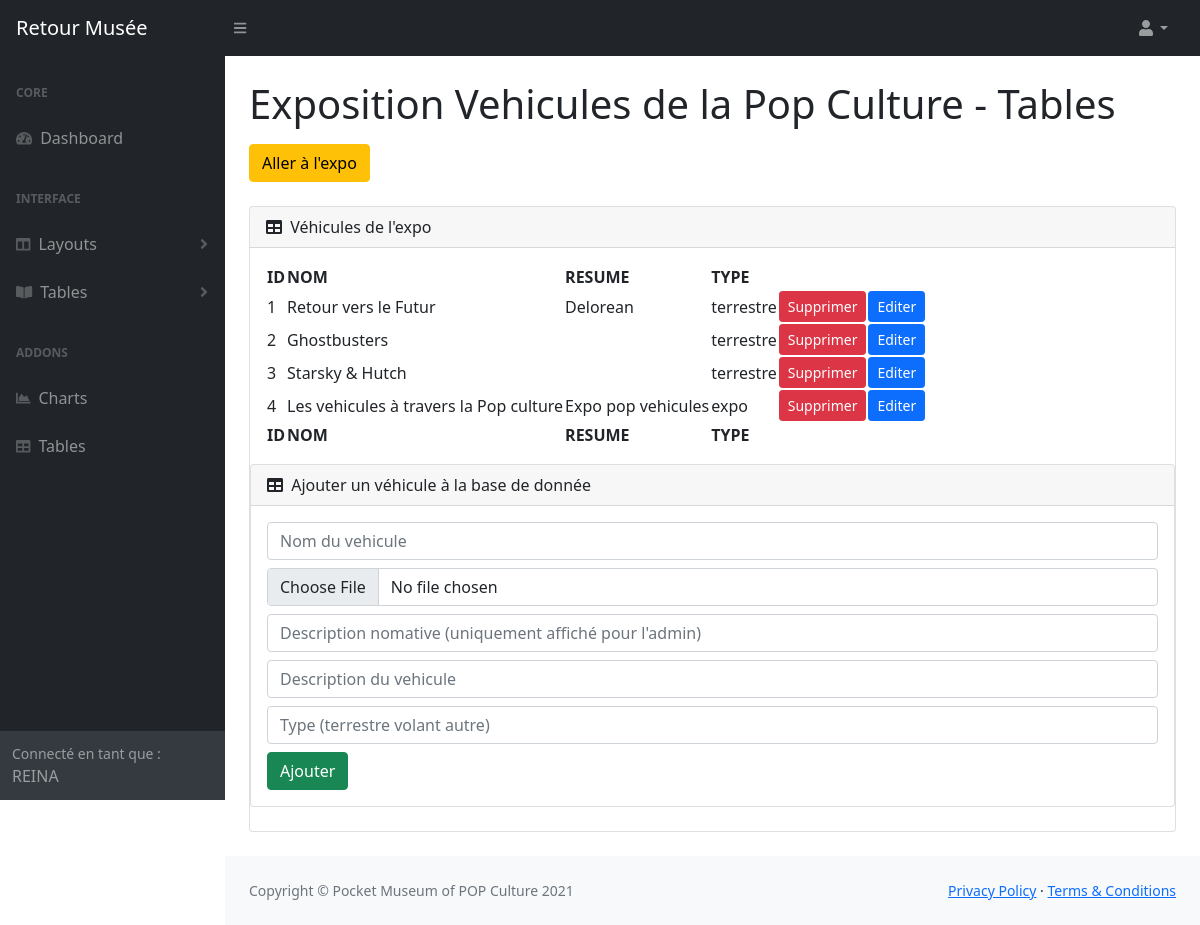
The app's page /admin/Expo_vehicules.php (signed in) with its own data.
### tables this page shows
CREATE TABLE `popvehicules` (
  `ID` int(11) NOT NULL,
  `NAME` varchar(100) NOT NULL,
  `DESCRIPTION` varchar(100) NOT NULL,
  `IMAGE` longblob NOT NULL,
  `CONTENT` longtext NOT NULL,
  `TYPE` varchar(255) NOT NULL,
  `EVALUATION` int(1) DEFAULT NULL
);

### DAO/VehiculeDAO.php (called while the page is built, shortened)
<?php
require_once(__DIR__ . "/../MODEL/Vehicule.php");
class VehiculeDAO extends Connection
{
    function displayAllVehicule()
    {
        try {
            $db = $this->connectionDB();
            $stmt = $db->prepare("SELECT * FROM popvehicules");
            $stmt->execute();
            $result = $stmt->get_result();
            $data = $result->fetch_all(MYSQLI_ASSOC);
        } catch (mysqli_sql_exception $error) {
            $message = "La requête que vous tentez d'obtenir n'a pas pu aboutir. \"" . $error->getCode() . " La tentative d'inscription a échoué\"";
            throw new VehiculeDAOException($message);
        }
        $vehicules = [];
        foreach ($data as $value) {
            $vehicules[] = (new Vehicule())
                ->setID($value["ID"])
                ->setNAME($value["NAME"])
                ->setDESCRIPTION($value["DESCRIPTION"])
                ->setIMAGE($value["IMAGE"])
                ->setCONTENT($value["CONTENT"])
                ->setTYPE($value["TYPE"]);
        }
        return $vehicules;
    }
}

### SERVICE/VehiculeService.php (called while the page is built, shortened)
<?php
include_once(__DIR__ . "/../DAO/VehiculeDAO.php");
class VehiculeService
{
    public function displayAllVehicule()
    {
        $vehiculeDAO = new VehiculeDAO();
        try {
            $vehiculeService = $vehiculeDAO->displayAllVehicule();
        } catch (VehiculeDAOException $error) {
            throw new VehiculeServiceException($error->getMessage());
        }
        return $vehiculeService;
    }
}

### MODEL/Vehicule.php (called while the page is built, shortened)
<?php
class Vehicule
{
    private int $ID;
    private string $NAME;
    private string $DESCRIPTION;
    private string $TYPE;
    public function getID()
    {
        return $this->ID;
    }
    public function setID($ID)
    {
        $this->ID = $ID;
        return $this;
    }
    public function getNAME()
    {
        return $this->NAME;
    }
    public function setNAME($NAME)
    {
        $this->NAME = $NAME;
        return $this;
    }
    public function getDESCRIPTION()
    {
        return $this->DESCRIPTION;
    }
    public function setDESCRIPTION($DESCRIPTION)
    {
        $this->DESCRIPTION = $DESCRIPTION;
        return $this;
    }
    public function setIMAGE($IMAGE)
    {
        return $this;
    }
    public function setCONTENT($CONTENT)
    {
        return $this;
    }
    public function getTYPE()
    {
        return $this->TYPE;
    }
    public function setTYPE($TYPE)
    {
        $this->TYPE = $TYPE;
        return $this;
    }
}

### admin/Expo_vehicules.php (the view, shortened to what this page needs)
<?php require_once "views/view_header_admin.php" ?>
<?php require_once "views/view_footer_admin.php" ?>
<?php require_once('../Service/VehiculeService.php'); ?>
<div id="layoutSidenav">
    <div id="layoutSidenav_content">
        <main>
            <div class="container-fluid px-4">
                <h1 class="mt-4">Exposition Vehicules de la Pop Culture - Tables</h1>
                <ol class="breadcrumb mb-4">
                    <li class="breadcrumb-item active"><a href="../vehiculespop.php" target="blank"><button class="btn btn-warning mt-2" name="expo">Aller à l'expo</button></a></li>
                </ol>
                <div class="card mb-4">
                    <div class="card-header">
                        <i class="fas fa-table me-1"></i>
                        Véhicules de l'expo
                    </div>
                    <div class="card-body">
                        <table id="datatablesSimple">
                            <thead>
                                <tr>
                                    <th>ID</th>
                                    <th>NOM</th>
                                    <th>RESUME</th>
                                    <th>TYPE</th>
                                </tr>
                            </thead>
                            <tfoot>
                                <tr>
                                    <th>ID</th>
                                    <th>NOM</th>
                                    <th>RESUME</th>
                                    <th>TYPE</th>
                                </tr>
                            </tfoot>
                            <tbody>
                                <?php
                                $vehicules = (new VehiculeService())->displayAllVehicule();
                                foreach ($vehicules as $value) {
                                    $id = $value->getID();
                                    $title = $value->getNAME();
                                    $content = $value->getDESCRIPTION();
                                    $type = $value->getTYPE();
                                ?>
                                    <tr>
                                        <td><?= $id ?></td>
                                        <td><?= $title ?></td>
                                        <td><?= $content ?></td>
                                        <td><?= $type ?></td>
                                        <td><a class='btn btn-danger btn-sm' href='controller/delete_vehicule.php?id=<?= $id ?>'>Supprimer</a></td>
                                        <td><a class='btn btn-primary btn-sm' href='controller/delete_vehicule.php?id=<?= $id ?>'>Editer</a></td>
                                    </tr>
                                <?php }
                                ?>
                            </tbody>
                        </table>
                    </div>
                    <div class="card mb-4">
                        <div class="card-header">
                            <i class="fas fa-table me-1"></i>
                            Ajouter un véhicule à la base de donnée
                        </div>
                        <div class="card-body">
                            <form action="" method="POST" enctype="multipart/form-data">
                                <div class="form-group mb-2">
                                    <input type="text" class="form-control" name="expo_title" placeholder="Nom du vehicule">
                                </div>
                                <div class="form-group mb-2">
                                    <input type="file" class="form-control" name="expo_image" accept="image/png, image/jpeg" placeholder="image">
                                </div>
                                <div class="form-group mb-2">
                                    <input type="text" class="form-control" name="expo_desc" placeholder="Description nomative (uniquement affiché pour l'admin)">
                                </div>
                                <div class="form-group mb-2">
                                    <input type="text" class="form-control" name="expo_description" placeholder="Description du vehicule">
                                </div>
                                <div class="form-group mb-2">
                                    <input type="text" class="form-control" name="expo_type" placeholder="Type (terrestre volant autre)">
                                </div>
                                <button class="btn btn-success" type="submit" name="submit">Ajouter</button>
                            </form>
                        </div>
                    </div>
                </div>
        </main>

### records on screen
popvehicules: ID "1", NAME "Retour vers le Futur", DESCRIPTION "Delorean", TYPE "terrestre"
popvehicules: ID "2", NAME "Ghostbusters", TYPE "terrestre"
popvehicules: ID "3", NAME "Starsky & Hutch", TYPE "terrestre"
popvehicules: ID "4", NAME "Les vehicules à travers la Pop culture", DESCRIPTION "Expo pop vehicules", TYPE "expo"

### other values on screen
$_SESSION['user_nickname'] "REINA"
